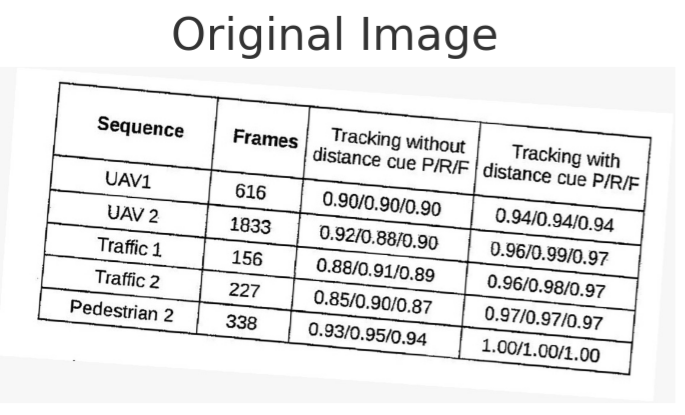
#> input picture 1.png, 685 x 415 px
$ python -i cell_extraction.py   (imports and definitions only)
#> lines starting #> are read from the running program, lines starting #| are printed output that depends on the picture; after the words box and inside, x2 and y2 are one past the last pixel; in counts of white or black regions, pixels touching at a corner belong together
#> further down, picture is the input picture: shape (415, 685, 3); min 1, max 255, mean 232.4
import cv2

# Constants
ksize = 50
min_contour_area = 500
row_threshold = 20

def extract_table_cells(image):
    # Convert the image to grayscale
    gray = cv2.cvtColor(image, cv2.COLOR_BGR2GRAY)

    # Binarize the image using OTSU's thresholding
    _, binary_img = cv2.threshold(gray, 0, 255, cv2.THRESH_BINARY_INV + cv2.THRESH_OTSU)
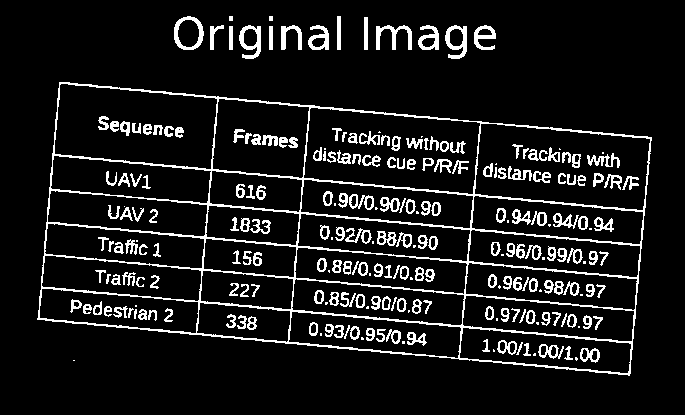
#> binary_img: shape (415, 685); 10.1% white in thin lines or dots, all inside (x1, y1, x2, y2) = (37, 16, 652, 376)

    # Define vertical and horizontal kernels
    vertical_kernel = cv2.getStructuringElement(cv2.MORPH_RECT, (1, ksize))
    horizontal_kernel = cv2.getStructuringElement(cv2.MORPH_RECT, (ksize, 1))

    # Apply morphology operations
    vertical_lines = cv2.morphologyEx(binary_img, cv2.MORPH_OPEN, vertical_kernel, iterations=2)
#> vertical_lines: shape (415, 685); every value is 0
    horizontal_lines = cv2.morphologyEx(binary_img, cv2.MORPH_OPEN, horizontal_kernel, iterations=2)

    # Combine vertical and horizontal lines to get the table structure
    table_structure = cv2.addWeighted(vertical_lines, 1, horizontal_lines, 1, 0)

    # Find contours on the table structure
    contours, _ = cv2.findContours(table_structure, cv2.RETR_TREE, cv2.CHAIN_APPROX_SIMPLE)
#> contours = []

    # Remove the largest contour (boundary of the entire table)
#> (the run stopped early here; a loop or call above may not have finished)

$ run again, on 2.png
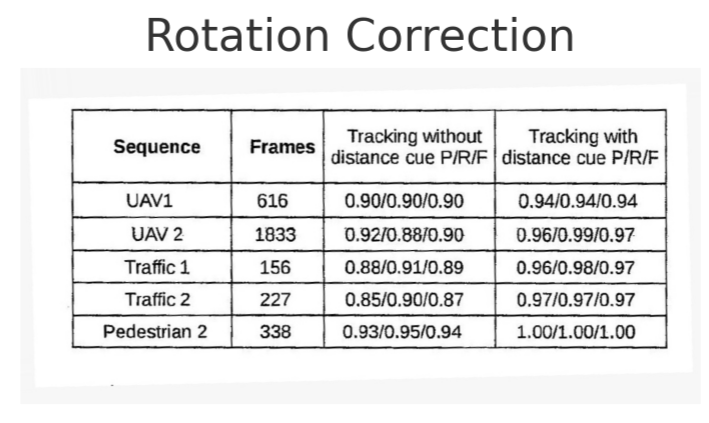
#> input picture 2.png, 709 x 423 px
#> picture is the input picture: shape (423, 709, 3); min 3, max 255, mean 233
#> in extract_table_cells, `_, binary_img = cv2.threshold(gray, 0, 255, cv2.THRESH_BINARY_INV + cv..`:
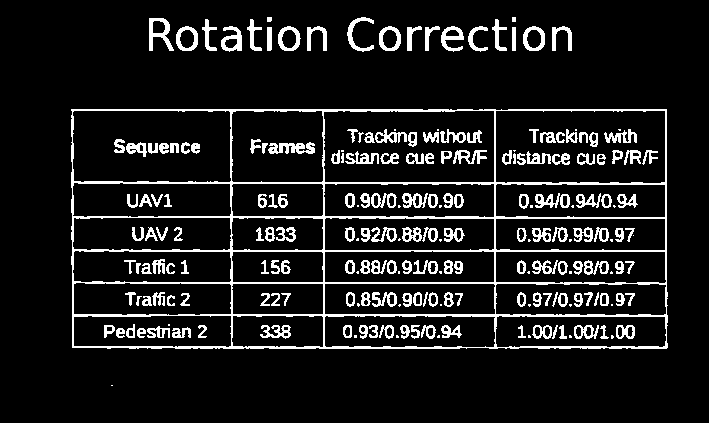
#> binary_img: shape (423, 709); 10.5% white in thin lines or dots, all inside (x1, y1, x2, y2) = (71, 17, 668, 386)
#> vertical_lines: shape (423, 709); 0.57% white in thin lines or dots, all inside (x1, y1, x2, y2) = (72, 111, 667, 351)
#> horizontal_lines: shape (423, 709); 2.4% white in thin lines or dots, all inside (x1, y1, x2, y2) = (73, 109, 670, 349)
#> in extract_table_cells, `table_structure = cv2.addWeighted(vertical_lines, 1, horizontal_lines,..`:
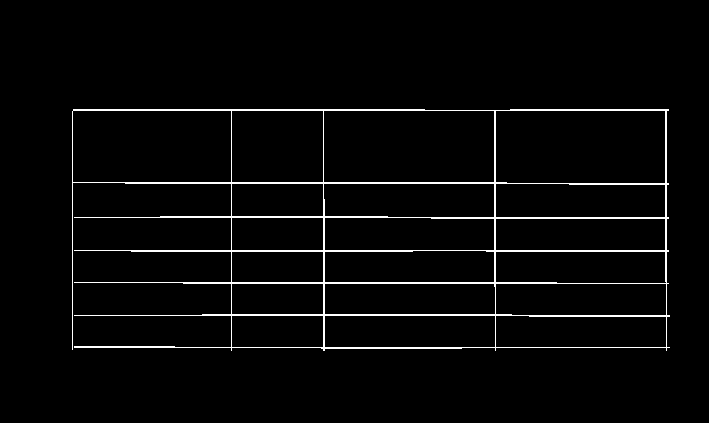
#> table_structure: shape (423, 709); 2.9% white in thin lines or dots, all inside (x1, y1, x2, y2) = (72, 109, 670, 351)
#> contours = 20 contours; largest, box (x1, y1, x2, y2) and area: (72, 109, 670, 351) 115677, (495, 110, 666, 184) 12396, (323, 110, 495, 183) 12310, (72, 110, 232, 183) 11446, (231, 110, 324, 183) 6622
#> largest_contour = contour of 109 points, box (x1, y1, x2, y2) (72, 109, 670, 351), area 115677
#> contours_filtered = 19 contours; largest, box (x1, y1, x2, y2) and area: (495, 110, 666, 184) 12396, (323, 110, 495, 183) 12310, (72, 110, 232, 183) 11446, (231, 110, 324, 183) 6622, (323, 183, 495, 218) 5730
#> the loop in extract_table_cells, `for ctr in sorted(contours_filtered, key=lambda x: cv2.boundingRect(x)..` made 19 passes
#> after the loop in extract_table_cells, `for ctr in sorted(contours_filtered, key=lambda x: cv2.boundingRect(x)..`: grouped_contours = 5 items
#> the loop in extract_table_cells, `for row_contours in grouped_contours:` made 6 passes
#> after the loop in extract_table_cells, `for row_contours in grouped_contours:`: sliced_cells = 6 items

$ run again, on 3.png
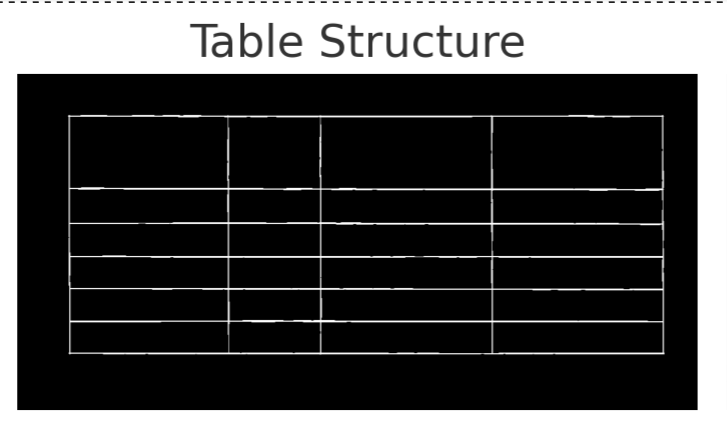
#> input picture 3.png, 727 x 423 px
#> picture is the input picture: shape (423, 727, 3); min 0, max 255, mean 69.7
#> in extract_table_cells, `_, binary_img = cv2.threshold(gray, 0, 255, cv2.THRESH_BINARY_INV + cv..`:
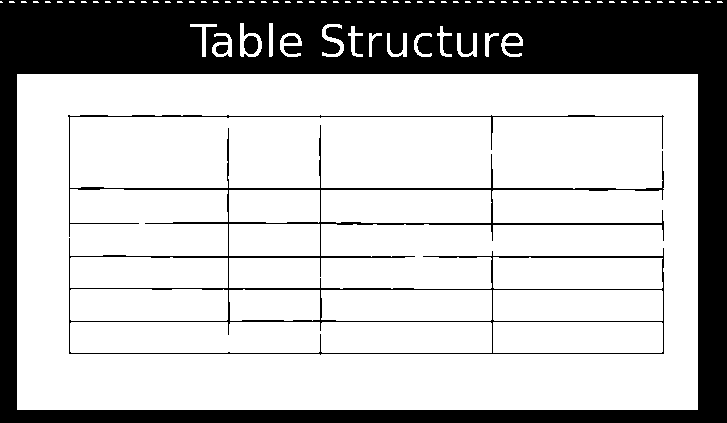
#> binary_img: shape (423, 727); 73.1% white; 6 black regions, box (x1, y1, x2, y2) and area: (0, 0, 727, 423) 74796, (68, 115, 664, 355) 7474, (244, 36, 258, 54) 209, (216, 45, 228, 54) 93, (284, 36, 298, 43) 85, (505, 36, 520, 43) 84
#> vertical_lines: shape (423, 727); 9.4% white; 2 white regions, box (x1, y1, x2, y2) and area: (17, 76, 69, 412) 17429, (664, 76, 698, 412) 11424
#> horizontal_lines: shape (423, 727); 59.4% white; 1 black region, box (x1, y1, x2, y2) and area: (0, 0, 727, 423) 124773
#> in extract_table_cells, `table_structure = cv2.addWeighted(vertical_lines, 1, horizontal_lines,..`:
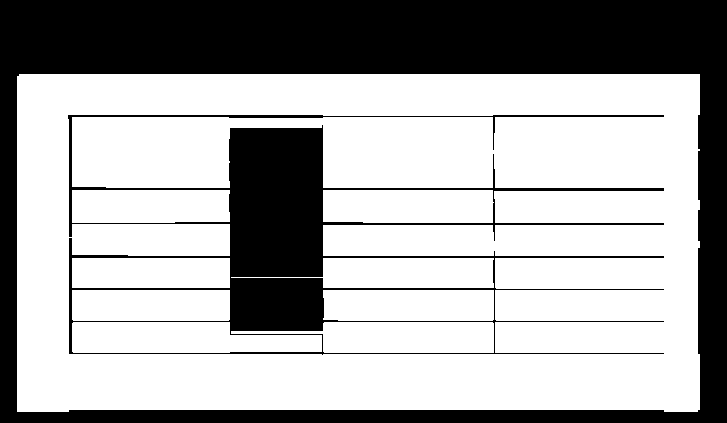
#> table_structure: shape (423, 727); 66% white; 2 black regions
#> contours = 10 contours; largest, box (x1, y1, x2, y2) and area: (17, 74, 700, 412) 228192, (67, 114, 665, 356) 71953, (72, 322, 322, 353) 6182, (323, 190, 494, 223) 5370, (231, 322, 494, 353) 5284
#> largest_contour = contour of 40 points, box (x1, y1, x2, y2) (17, 74, 700, 412), area 228192
#> contours_filtered = 9 contours; largest, box (x1, y1, x2, y2) and area: (67, 114, 665, 356) 71953, (72, 322, 322, 353) 6182, (323, 190, 494, 223) 5370, (231, 322, 494, 353) 5284, (323, 290, 494, 321) 5065
#> the loop in extract_table_cells, `for ctr in sorted(contours_filtered, key=lambda x: cv2.boundingRect(x)..` made 9 passes
#> after the loop in extract_table_cells, `for ctr in sorted(contours_filtered, key=lambda x: cv2.boundingRect(x)..`: grouped_contours = 4 items
#> the loop in extract_table_cells, `for row_contours in grouped_contours:` made 5 passes
#> after the loop in extract_table_cells, `for row_contours in grouped_contours:`: sliced_cells = 5 items

$ run again, on 4.png
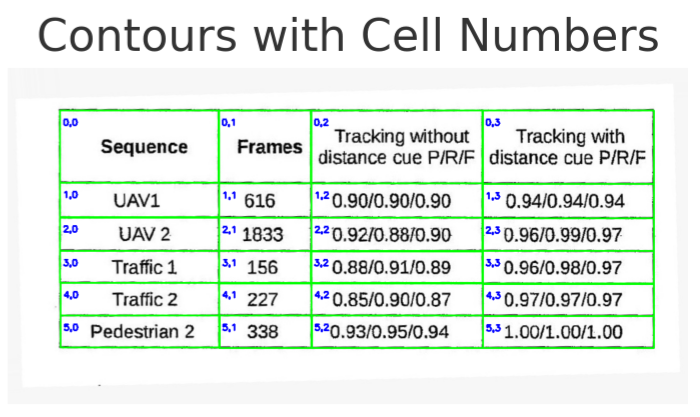
#> input picture 4.png, 700 x 417 px
#> picture is the input picture: shape (417, 700, 3); mean B, G, R 228.8, 236.4, 227.6
#> in extract_table_cells, `_, binary_img = cv2.threshold(gray, 0, 255, cv2.THRESH_BINARY_INV + cv..`:
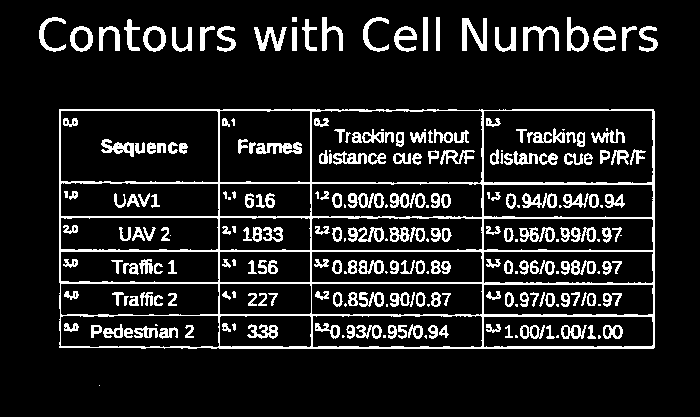
#> binary_img: shape (417, 700); 12% white; 255 white regions (44 under 20 px), largest, box (x1, y1, x2, y2) and area: (59, 109, 655, 349) 11537, (462, 18, 487, 51) 439, (523, 26, 559, 51) 393
#> vertical_lines: shape (417, 700); 0.67% white in thin lines or dots, all inside (x1, y1, x2, y2) = (59, 111, 655, 351)
#> horizontal_lines: shape (417, 700); 2.4% white in thin lines or dots, all inside (x1, y1, x2, y2) = (61, 109, 657, 349)
#> in extract_table_cells, `table_structure = cv2.addWeighted(vertical_lines, 1, horizontal_lines,..`:
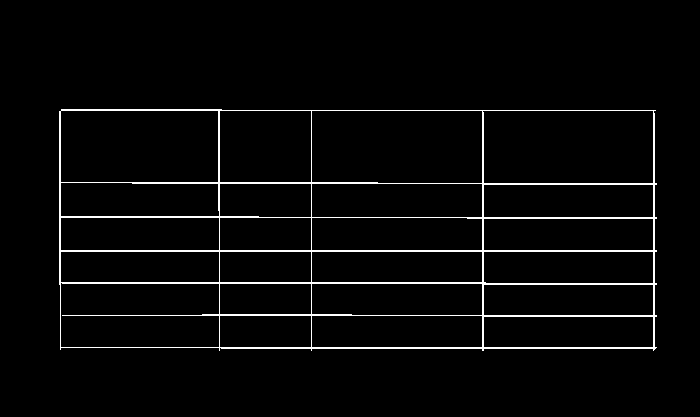
#> table_structure: shape (417, 700); 3.1% white in thin lines or dots, all inside (x1, y1, x2, y2) = (59, 109, 657, 351)
#> contours = 24 contours; largest, box (x1, y1, x2, y2) and area: (59, 109, 657, 351) 141568, (311, 110, 483, 184) 12414, (482, 110, 654, 184) 12410, (60, 110, 219, 183) 11374, (60, 282, 220, 348) 10157
#> largest_contour = contour of 69 points, box (x1, y1, x2, y2) (59, 109, 657, 351), area 141568
#> contours_filtered = 23 contours; largest, box (x1, y1, x2, y2) and area: (311, 110, 483, 184) 12414, (482, 110, 654, 184) 12410, (60, 110, 219, 183) 11374, (60, 282, 220, 348) 10157, (219, 110, 312, 183) 6622
#> the loop in extract_table_cells, `for ctr in sorted(contours_filtered, key=lambda x: cv2.boundingRect(x)..` made 23 passes
#> after the loop in extract_table_cells, `for ctr in sorted(contours_filtered, key=lambda x: cv2.boundingRect(x)..`: grouped_contours = 5 items
#> the loop in extract_table_cells, `for row_contours in grouped_contours:` made 6 passes
#> after the loop in extract_table_cells, `for row_contours in grouped_contours:`: sliced_cells = 6 items
